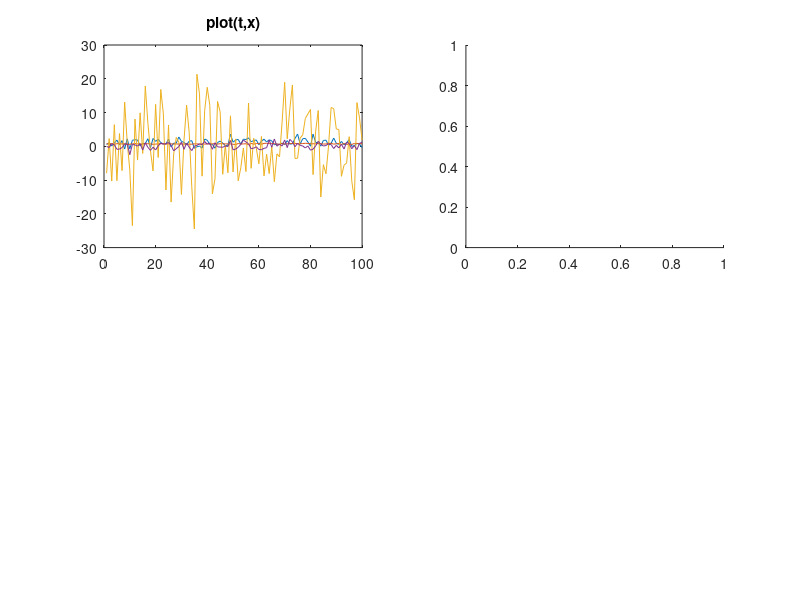

MATLAB code for this plot: (Note: this script raises an error after producing the figure.)
clear; close all; drawnow

N = 4;
mu = 2*rand(1,N);
sigma = [1 0.1 10 1];%rand(1,N);

t = 1:100;
x = bsxfun(@plus,randn(100,4)*diag(sigma),mu);

subplot(221)
plot(t,x)
title('plot(t,x)')
subplot(222)
stackedplot(t,x,'PlotSpans','dynamic','YAxisLocation','right')
title('stackedplot(t,x,''PlotSpans'',''dynamic'',''YAxisLocation'',''right'')')
subplot(223)
stackedplot(t,x,'PlotSpans','equal','DataTickMode','baseline','BaseValue',0)
title(sprintf('stackedplot(t,x,''PlotSpans'',''equal'',...\n''DataTickMode'',''baseline'',''BaseValue'',0)'))
subplot(224)
stackedplot(x,t,'PlotScaling',[1 10 0.1 1],'DataTickMode','all','PlotSpacing',0.5)
title(sprintf('stackedplot(x,t,''PlotScaling'',[1 10 0.1 1],...\n''DataTickMode'',''all'',''PlotSpacing'',0.5)'))
set(gca,'FontSize',8)

t = 1:100;
x = bsxfun(@plus,rand(100,4)*diag(sigma),mu);

figure
subplot(121)
semilogy(t,x)
title('semilogy(t,x)')
subplot(122)
stackedplot(t,x,'YAxisScale','log','LabelLocation','baseline','ShowBaseLine',false)
title('stackedplot(t,x,''YAxisScale'',''log'',''LabelLocation'',''baseline'',''ShowBaseLine'',false)')
